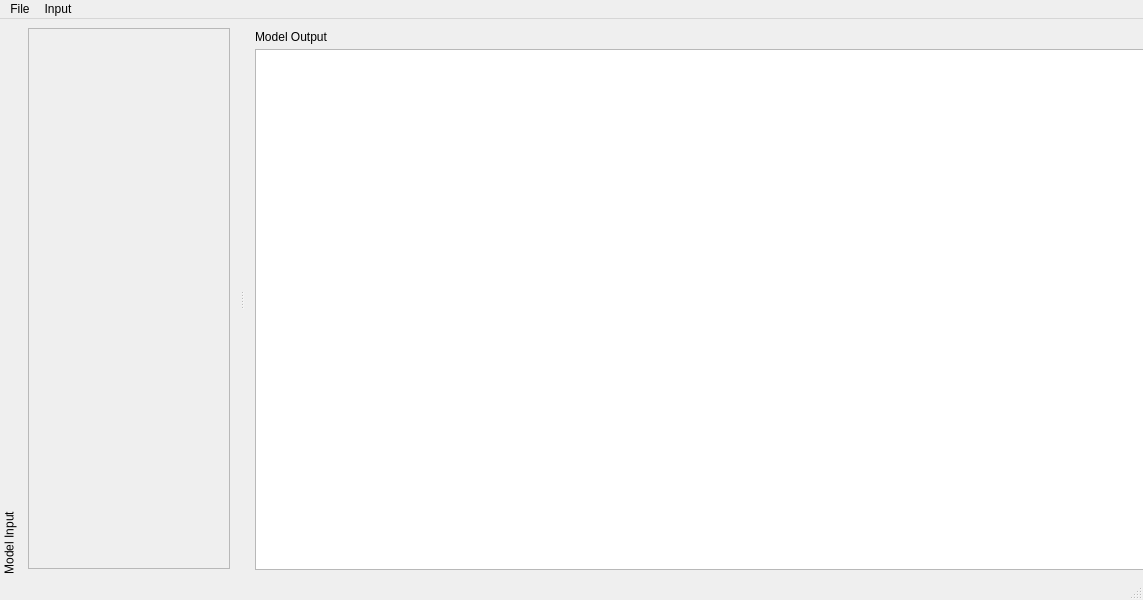
<?xml version="1.0" encoding="UTF-8"?>
<ui version="4.0">
 <class>MainWindow</class>
 <widget class="QMainWindow" name="MainWindow">
  <property name="geometry">
   <rect>
    <x>0</x>
    <y>0</y>
    <width>1143</width>
    <height>600</height>
   </rect>
  </property>
  <property name="windowTitle">
   <string>MainWindow</string>
  </property>
  <widget class="QWidget" name="centralwidget">
   <property name="sizePolicy">
    <sizepolicy hsizetype="Preferred" vsizetype="Preferred">
     <horstretch>0</horstretch>
     <verstretch>0</verstretch>
    </sizepolicy>
   </property>
   <widget class="QLabel" name="label">
    <property name="geometry">
     <rect>
      <x>10</x>
      <y>10</y>
      <width>81</width>
      <height>16</height>
     </rect>
    </property>
    <property name="text">
     <string>Model Output</string>
    </property>
   </widget>
   <widget class="QGraphicsView" name="graphicsView">
    <property name="geometry">
     <rect>
      <x>10</x>
      <y>30</y>
      <width>911</width>
      <height>521</height>
     </rect>
    </property>
    <property name="sizePolicy">
     <sizepolicy hsizetype="MinimumExpanding" vsizetype="MinimumExpanding">
      <horstretch>0</horstretch>
      <verstretch>0</verstretch>
     </sizepolicy>
    </property>
    <property name="verticalScrollBarPolicy">
     <enum>Qt::ScrollBarAlwaysOff</enum>
    </property>
    <property name="horizontalScrollBarPolicy">
     <enum>Qt::ScrollBarAlwaysOff</enum>
    </property>
    <property name="sizeAdjustPolicy">
     <enum>QAbstractScrollArea::AdjustToContents</enum>
    </property>
   </widget>
  </widget>
  <widget class="QMenuBar" name="menubar">
   <property name="geometry">
    <rect>
     <x>0</x>
     <y>0</y>
     <width>1143</width>
     <height>19</height>
    </rect>
   </property>
   <widget class="QMenu" name="menuFile">
    <property name="title">
     <string>File</string>
    </property>
    <addaction name="actionQuit"/>
   </widget>
   <widget class="QMenu" name="menuInput">
    <property name="title">
     <string>Input</string>
    </property>
    <addaction name="actionRandomize"/>
    <addaction name="actionReset"/>
   </widget>
   <addaction name="menuFile"/>
   <addaction name="menuInput"/>
  </widget>
  <widget class="QStatusBar" name="statusbar"/>
  <widget class="QDockWidget" name="dockWidget">
   <property name="sizePolicy">
    <sizepolicy hsizetype="Maximum" vsizetype="Maximum">
     <horstretch>0</horstretch>
     <verstretch>0</verstretch>
    </sizepolicy>
   </property>
   <property name="minimumSize">
    <size>
     <width>239</width>
     <height>196</height>
    </size>
   </property>
   <property name="features">
    <set>QDockWidget::DockWidgetVerticalTitleBar</set>
   </property>
   <property name="allowedAreas">
    <set>Qt::LeftDockWidgetArea|Qt::RightDockWidgetArea</set>
   </property>
   <property name="windowTitle">
    <string>Model Input</string>
   </property>
   <attribute name="dockWidgetArea">
    <number>1</number>
   </attribute>
   <widget class="QWidget" name="dockWidgetContents">
    <property name="sizePolicy">
     <sizepolicy hsizetype="MinimumExpanding" vsizetype="MinimumExpanding">
      <horstretch>0</horstretch>
      <verstretch>0</verstretch>
     </sizepolicy>
    </property>
    <layout class="QVBoxLayout" name="verticalLayout_3">
     <item>
      <widget class="QScrollArea" name="scrInputs">
       <property name="widgetResizable">
        <bool>true</bool>
       </property>
       <widget class="QWidget" name="scrInputsContents">
        <property name="geometry">
         <rect>
          <x>0</x>
          <y>0</y>
          <width>234</width>
          <height>539</height>
         </rect>
        </property>
        <layout class="QVBoxLayout" name="verticalLayout">
         <property name="leftMargin">
          <number>0</number>
         </property>
         <property name="topMargin">
          <number>0</number>
         </property>
         <property name="rightMargin">
          <number>0</number>
         </property>
         <property name="bottomMargin">
          <number>0</number>
         </property>
         <item>
          <layout class="QVBoxLayout" name="vertInputs"/>
         </item>
        </layout>
       </widget>
      </widget>
     </item>
    </layout>
   </widget>
  </widget>
  <action name="actionQuit">
   <property name="text">
    <string>Quit</string>
   </property>
   <property name="shortcut">
    <string>Ctrl+Q</string>
   </property>
  </action>
  <action name="actionRandomize">
   <property name="text">
    <string>Randomize</string>
   </property>
   <property name="shortcut">
    <string>Ctrl+R</string>
   </property>
  </action>
  <action name="actionReset">
   <property name="text">
    <string>Reset</string>
   </property>
  </action>
 </widget>
 <resources/>
 <connections/>
</ui>
